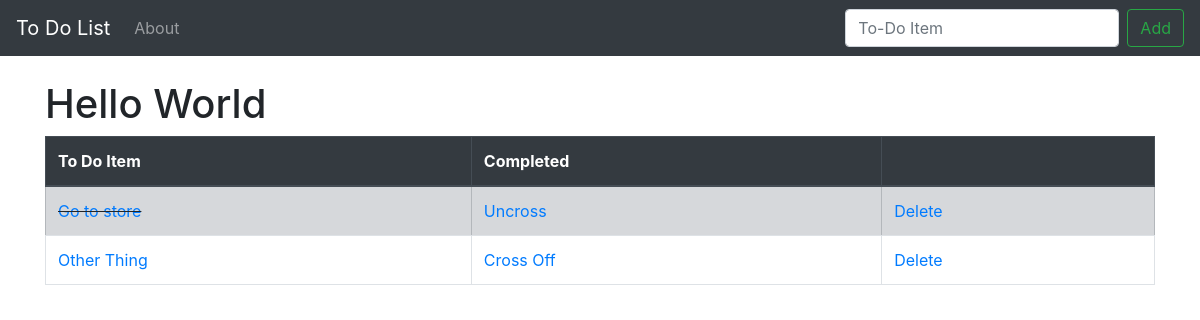
The app's page /, older data.
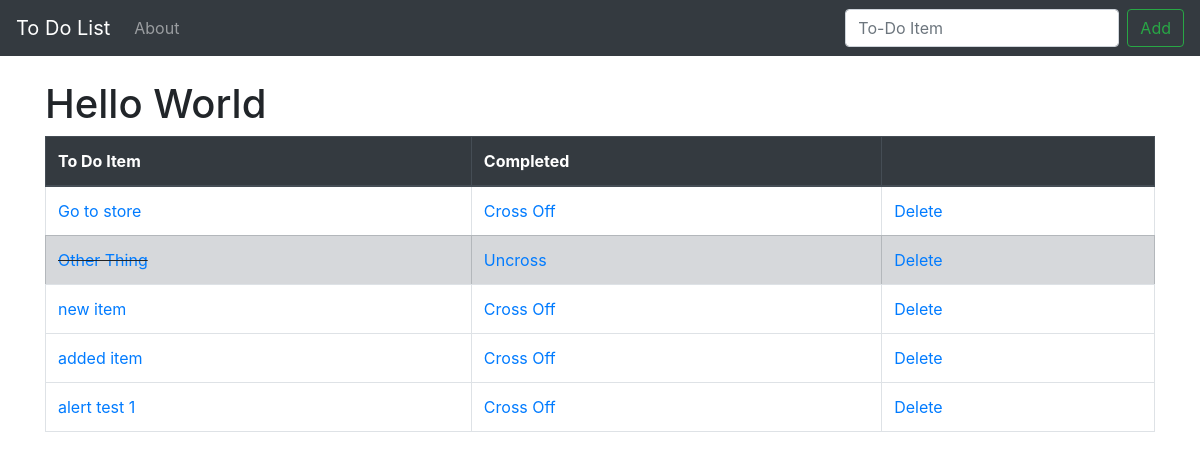
The same page, newer data.
### ToDoList/models.py (models this page shows, shortened)
class List(models.Model):
	item = models.CharField(max_length = 255)
	completed = models.BooleanField(default = False)

### ToDoList/views.py (the view)
# urls.py: 2. Add a URL to urlpatterns:  path('', views.home, name='home')
def home(request):
	if request.method == 'POST':
		form = ListForm(request.POST or None)
		if form.is_valid():
			form.save()
			allItems = List.objects.all
			messages.success(request,('the item has been added to the DataBase!'))
			return render(request, 'home.html', {'all_items': allItems})
	else:
		allItems = List.objects.all
		return render(request, 'home.html', {'all_items': allItems})

### ToDoList/templates/home.html (shortened to what this page needs)
{% extends 'base.html' %}
{% block content %}
<h1> Hello World </h1>
	{% if all_items %}
		<table class="table table-bordered">
			<thead class = "thead-dark">
			<tr>
	      <th scope="col">To Do Item</th>
	      <th scope="col">Completed</th>
	      <th scope="col"> </th>
	    </tr>
	    </thead>
		 {% for i in all_items %}
		 		{% if i.completed %}
				 <tr class = "table-secondary">
				 		<td class = "striker"><a href="{% url 'edit' i.id %}">{{i.item}}</a></td>
				 		<td><a href="{% url 'crossOff' i.id %}">Uncross</a></td>
				 		<td><a href="{% url 'delete' i.id %}">Delete</a></td>
				 	<tr>
				 {% else %}
				 	<tr>
				 		<td><a href="{% url 'edit' i.id %}">{{i.item}}</a></td>
				 		<td><a href="{% url 'crossOff' i.id %}">Cross Off</a></td>
				 		<td><a href="{% url 'delete' i.id %}">Delete</a></td>
				 	<tr>
			 	{% endif %}
		 {% endfor %}
	</table>
	{% endif %}
{% endblock %}

### ToDoList/templates/base.html (shortened to what this page needs)
{% load static %}
<!doctype html>
<html lang="en">
  <head>
    <link rel="stylesheet" href="https://stackpath.bootstrapcdn.com/bootstrap/4.4.1/css/bootstrap.min.css">
    <link rel="stylesheet" href="{% static 'css/main.css' %}">
  </head>
 <nav class="navbar navbar-expand-lg navbar-dark bg-dark">
  <a class="navbar-brand" href="{% url 'home' %}">To Do List</a>
  <div class="collapse navbar-collapse" id="navbarSupportedContent">
    <ul class="navbar-nav mr-auto">
      <li class="nav-item">
        <a class="nav-link" href="{% url 'about' %}">About</a>
      </li>
    </ul>
    <form class="form-inline my-2 my-lg-0" method="POST">
      <input class="form-control mr-sm-2" type="search" placeholder="To-Do Item" aria-label="To-Do Item" name="item">
      <button class="btn btn-outline-success my-2 my-sm-0" type="submit">Add</button>
    </form>
  </div>
</nav>
  <body>
  	<br>
  	<div class = "container">
   {% block content %}
		{% endblock %}
	</div>
  </body>
</html>

### static/css/main.css (style rules this page uses)
.striker { text-decoration: line-through; }

Row changes from the older to the newer data that the page shows:
changed List "Go to store": completed "Uncross" → "Cross Off"
changed List "Other Thing": completed "Cross Off" → "Uncross"
added List: item "new item"
added List: item "added item"
added List: item "alert test 1"
